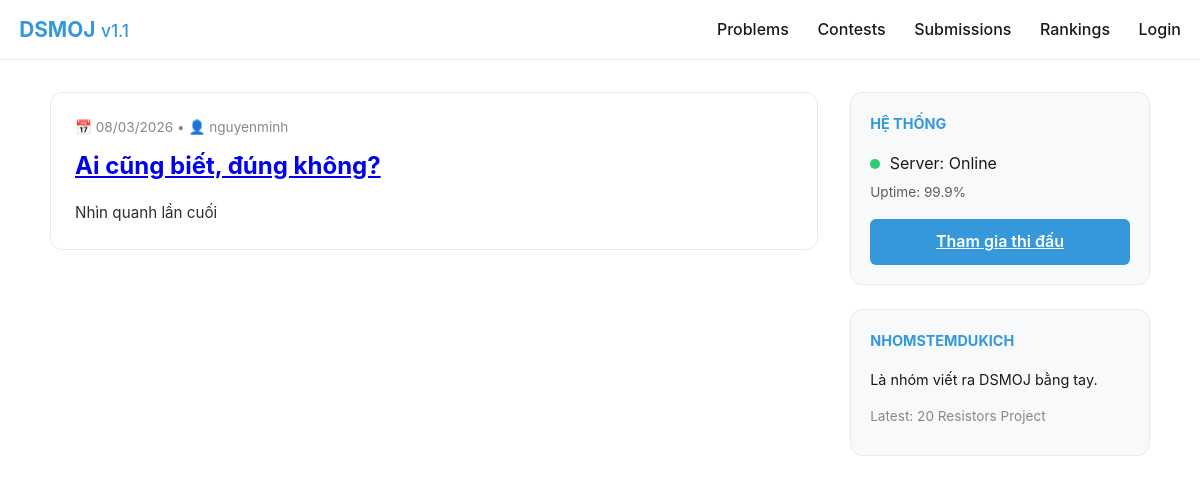
The page / on the database its author committed.
### judge/models.py (models this page shows, shortened)
class Blog(models.Model):
    title = models.CharField(max_length=200, verbose_name="Tiêu đề")
    slug = models.SlugField(unique=True, blank=True, verbose_name="Slug (URL)")
    author = models.ForeignKey(User, on_delete=models.CASCADE, verbose_name="Tác giả")
    summary = models.TextField(max_length=500, help_text="Tóm tắt ngắn gọn bài viết")
    content = models.TextField(verbose_name="Nội dung bài viết")
    created_at = models.DateTimeField(auto_now_add=True)
    updated_at = models.DateTimeField(auto_now=True)
    is_published = models.BooleanField(default=False, verbose_name="Công khai")
    class Meta:
        ordering = ['-created_at'] # Bài mới nhất lên đầu
        verbose_name = "Bài viết Blog"

### judge/views.py (the view)
# urls.py: path('', views.home_view, name="home"),
def home_view(request):
    blog_posts = Blog.objects.filter(is_published=True)[:5] # Lấy 5 bài mới nhất
    from django.utils import timezone
    now = timezone.now()
    active_contest = Contest.objects.filter(
        start_time__lte=now,
        end_time__gte=now
    ).first()
    context = {
        'blog_posts': blog_posts,
        'active_contest': active_contest,
        'user': request.user,
    }
    return render(request, 'home.html', context)

### judge/context_processors.py (called while the page is built)
def contest_status(request):
    now = timezone.now()
    user = request.user
    active_contest = None
    if user.is_authenticated:
        active_contest = user.contests_joined.filter(
            start_time__lte=now,
            end_time__gte=now
        ).first()
    show_contest_mode = request.session.get('is_focused', True)
    return {
        'active_contest': active_contest,
        'show_contest_mode': show_contest_mode,
    }

### judge/templates/home.html (shortened to what this page needs)
<!DOCTYPE html>
<html lang="vi">
<head>
</head>
<body>
        <div class="nav-wrapper">
        <nav>
            <div class="logo">
                <a href="/"><strong>DSMOJ</strong> <small>v1.1</small></a>
            </div>
            <div class="menu">
                <a href="/problems/">Problems</a>
                <a href="/contests/">Contests</a>
                <a href="/submissions/">Submissions</a>
                <a href="/rankings/">Rankings</a>
                {% if user.is_authenticated %}
                    <a href="/profile/{{user.username}}">{{ user.username }}</a>
                    {%if user.is_superuser %}
                    <a href="/admin/">Superuser Panel</a>
                    {%elif user.is_staff%}
                    <a href="/admin/">Admin Panel</a>
                    {%endif%}
                {% else %}
                    <a href="/login/">Login</a>
                {% endif %}
            </div>
        </nav>
    </div>
    <div class="container">
        <main>
            {% for post in blog_posts %}
            <article class="blog-post">
                <div class="post-meta">
                    📅 {{ post.created_at|date:"d/m/Y" }} • 👤 {{ post.author }}
                </div>
                <h2 class="post-title"><a href="/blog/{{ post.slug }}/">{{ post.title }}</a></h2>
                <div class="post-content">
                    {{ post.summary|safe|truncatewords:50 }}
                </div>
            </article>
            {% empty %}
            <div class="blog-post">
                <p>Chưa có bài viết nào. Hệ thống đang chờ các "Architect" nạp dữ liệu...</p>
            </div>
            {% endfor %}
        </main>
        <aside>
            <div class="sidebar-widget">
                <span class="widget-title">Hệ thống</span>
                <div><span class="status-dot"></span> Server: Online</div>
                <div style="font-size: 0.85rem; margin-top: 5px; opacity: 0.7;">
                    Uptime: 99.9%
                </div>
                <a href="/contests/" class="btn-action">Tham gia thi đấu</a>
            </div>
            <div class="sidebar-widget">
                <span class="widget-title">nhomstemdukich</span>
                <p style="font-size: 0.9rem;">Là nhóm viết ra DSMOJ bằng tay.</p>
                <div class="post-meta">Latest: 20 Resistors Project</div>
            </div>
        </aside>
    </div>
</body>
</html>

### judge/templates/home.html (style rules this page uses)
:root { --bg: #ffffff; --text: #1a1a1a; --primary: #3498db; --success: #2ecc71; --error: #e74c3c; --gray-light: #f8f9fa; --gray-medium: #e9ecef; --card-bg: #ffffff; }
body { font-family: 'Inter', system-ui, sans-serif; background-color: var(--bg); color: var(--text); margin: 0; line-height: 1.6; }
.nav-wrapper { width: 100%; background: var(--bg); border-bottom: 1px solid var(--gray-medium); position: sticky; top: 0; z-index: 1000; }
nav { margin: 0 auto; padding: 0.8rem 1.2rem; display: flex; justify-content: space-between; align-items: center; }
nav a { color: var(--text); text-decoration: none; font-weight: 500; margin-left: 1.5rem; }
.logo a { margin-left: 0; color: var(--primary) !important; font-size: 1.3rem; }
.container { max-width: 1100px; margin: 2rem auto; padding: 0 1.2rem; display: grid; grid-template-columns: 1fr 300px; gap: 2rem; }
.blog-post { background: var(--card-bg); border-radius: 12px; border: 1px solid var(--gray-medium); padding: 1.5rem; margin-bottom: 2rem; transition: transform 0.2s; }
.post-meta { font-size: 0.85rem; color: #888; margin-bottom: 0.5rem; }
.post-title { margin: 0 0 1rem 0; color: var(--primary); font-size: 1.5rem; }
.post-content { font-size: 0.95rem; opacity: 0.9; }
.sidebar-widget { background: var(--gray-light); padding: 1.2rem; border-radius: 12px; border: 1px solid var(--gray-medium); margin-bottom: 1.5rem; }
.widget-title { font-size: 0.9rem; font-weight: bold; text-transform: uppercase; margin-bottom: 1rem; display: block; color: var(--primary); }
.status-dot { height: 10px; width: 10px; background-color: var(--success); border-radius: 50%; display: inline-block; margin-right: 5px; }
.btn-action { display: block; text-align: center; background: var(--primary); color: white !important; padding: 10px; border-radius: 6px; font-weight: 600; margin-top: 1rem; }

### rows shown on the page
Blog: created_at "08/03/2026", author "nguyenminh", title "Ai cũng biết, đúng không?", summary "Nhìn quanh lần cuối"
